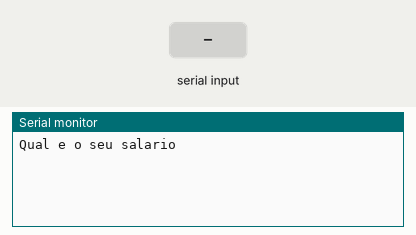
This sketch was run on a simulated Arduino Uno, built with avr-gcc and run on an emulated ATmega328P. On the bench: the last lines printed to the serial monitor. The inputs (shaded band) are chosen by the test bench.

Above: at 1.2 s.
1.3 s: "90,45\n" received over Serial
At 1.9 s:
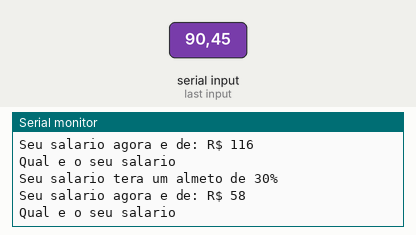
2.8 s: "30,150\n" received over Serial
At 4.6 s:
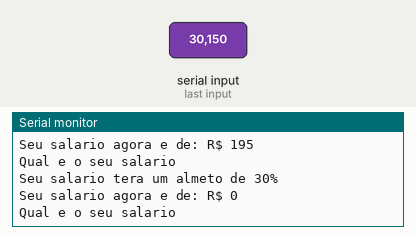
Timing chart, 0 to 6.1 s (numbered marks = the images above; inputs shaded):
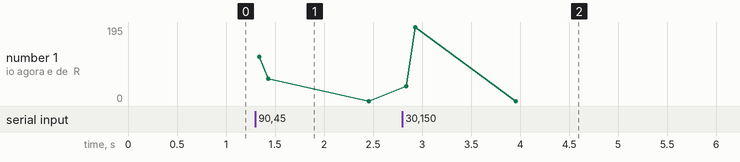

The sketch:

lopal_ex091.ino
```cpp
/*Uma empresa decide dar aumento de 30% aos funcionários cujo salário é inferior a
500 reais. Escreva um programa que receba o salário de um funcionário e imprima o
valor do salário reajustado ou uma mensagem caso o funcionário não tenha direito a
aumento.
*/

int S = 0;
int S30 = 0;

void setup()
{
  Serial.begin(9600);
}

void loop()
{
  Serial.println("Qual e o seu salario");
  while(! Serial.available());
  S = Serial.parseInt();

    S30 = S * 1.30;

  if(S < 500){
  Serial.println("Seu salario tera um almeto de 30%");
  Serial.println("Seu salario agora e de: R$ " + String(S30));
  } else {
  Serial.println("Seu salario nao tera um almeto de 30%");
  Serial.println("Seu salario e de: R$ " + String(S));
  }

}
```

Measured:
- after the input at 1.3 s, the serial monitor: prints a new line at once (image 1)
- after the input at 2.8 s, the serial monitor: prints a new line at once (image 2)
